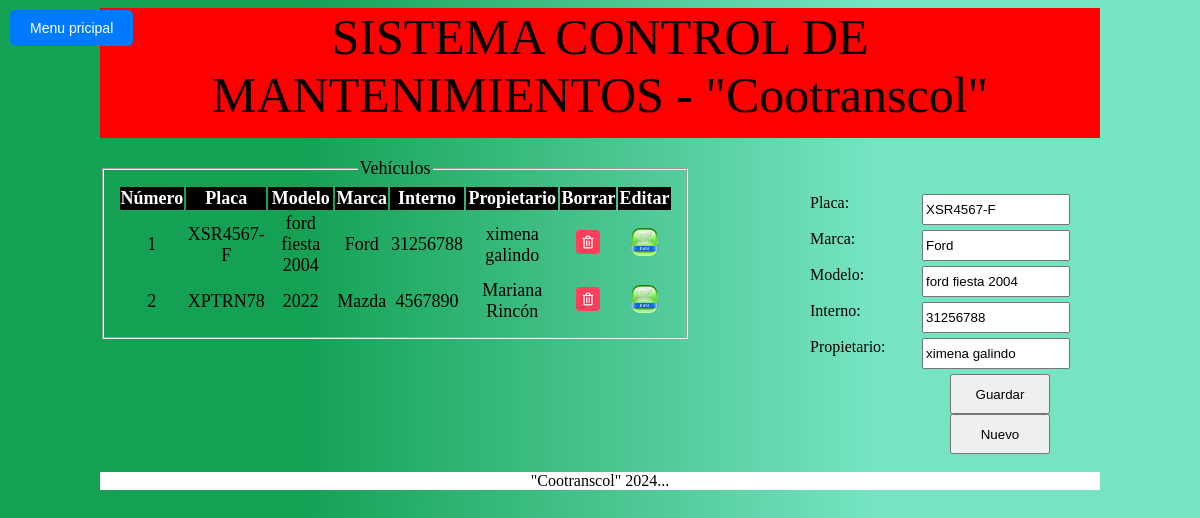
Page /php/RegistrarNuevoVehiculo/php/index.php?modificar=16 on the committed database.
### tables this page shows
CREATE TABLE `vehiculos` (
  `id` int(11) NOT NULL,
  `Placa` varchar(50) NOT NULL,
  `Modelo` varchar(50) NOT NULL,
  `Marca` varchar(50) NOT NULL,
  `Interno` varchar(50) NOT NULL,
  `Propietario` varchar(50) NOT NULL
);

### php/RegistrarNuevoVehiculo/php/Principal.php (called while the page is built, shortened)
<?php
include('./conexion.php');
include('./Vehiculo.php');
$vehiculo = new Vehiculo();
if ($_POST) {
    $placa = trim(isset($_POST['txtPlaca']) ? $_POST['txtPlaca'] : "");
    $modelo = trim(isset($_POST['txtModelo']) ? $_POST['txtModelo'] : "");
    $marca = trim(isset($_POST['txtMarca']) ? $_POST['txtMarca'] : "");
    $interno = trim(isset($_POST['txtInterno']) ? $_POST['txtInterno'] : "");
    $propietario = trim(isset($_POST['txtPropietario']) ? $_POST['txtPropietario'] : "");
    $id = $_POST['txtID'];
    $contador = 0;
    if (empty($placa)) {
        echo "<script>alert('Por favor ingrese la PLACA del vehículo');</script>";
        $contador++;
    }
    if (empty($modelo)) {
        echo "<script>alert('Por favor ingrese el MODELO del vehículo');</script>";
        $contador++;
    }
    if (empty($marca)) {
        echo "<script>alert('Por favor ingrese la MARCA del vehículo');</script>";
        $contador++;
    }
    if (empty($interno)) {
        echo "<script>alert('Por favor ingrese el NÚMERO INTERNO del vehículo');</script>";
        $contador++;
    }
    if (empty($propietario)) {
        echo "<script>alert('Por favor ingrese el nombre del PROPIETARIO del vehículo');</script>";
        $contador++;
    }
    if ($contador === 0) {
        $vehiculo->id = $id;
        $vehiculo->placa = $placa;
        $vehiculo->modelo = $modelo;
        $vehiculo->marca = $marca;
        $vehiculo->interno = $interno;
        $vehiculo->propietario = $propietario;
        $vehiculo->guardarDatos();
        echo "<script>
                alert('Datos registrados correctamente');
                document.addEventListener('DOMContentLoaded', () => {
                    document.querySelectorAll('input[type=\"text\"], input[type=\"hidden\"]').forEach(input => input.value = '');
                });
              </script>";
    }
} elseif (isset($_GET['borrar'])) {
    $id = $_GET['borrar'];
    $vehiculo->borrarDatos($id);
} elseif (isset($_GET['modificar'])) {
    $id = $_GET['modificar'];
    $vehiculo->cargarDatos($id);
}
?>

### php/RegistrarNuevoVehiculo/php/conexion.php (called while the page is built, shortened)
<?php
class Conexion {
    private static $instancia = null;
    private static $conexion = null;
    public static function obtenerConexion() {
        if (self::$instancia == null) {
            self::$instancia = new Conexion();
            self::$conexion = mysqli_connect(self::DB_HOST, self::DB_USER, self::DB_PASS, self::DB_NAME)
                or die("Problemas de conexión");
        }
        return self::$conexion;
    }
}
?>

### php/RegistrarNuevoVehiculo/php/index.php (the view, shortened to what this page needs)
<!DOCTYPE html>
<html>
    <head>
        <link type="text/css" rel="stylesheet" href="../css/index.css">
        <?php include('./Principal.php'); ?>
    </head>
    <body>
        <header>
            <a href="../../vistaprincipal.php" id="btnVolver">Menu pricipal</a>
            <div id="encabezado">
                SISTEMA CONTROL DE MANTENIMIENTOS - "Cootranscol"
            </div>
        </header>
        <selection>
            <div id="principal">
                <div id="form">
                <form action="index.php" method="POST" name="form">
                        <input type="hidden" name="txtID" id="txtID" value='<?php echo $vehiculo->id; ?>'/><br/><br/>
                        <label for="txtPlaca">Placa:</label>
                        <input type="text" name="txtPlaca" id="txtPlaca" value='<?php echo $vehiculo->placa; ?>' placeholder="Placa del vehículo">
                        <br/><br/>
                        <label for="txtMarca">Marca:</label>
                        <input type="text" name="txtMarca" id="txtMarca" value='<?php echo $vehiculo->marca; ?>' placeholder="Marca del vehículo">
                        <br/><br/>
                        <label for="txtModelo">Modelo:</label>
                        <input type="text" name="txtModelo" id="txtModelo" value='<?php echo $vehiculo->modelo; ?>' placeholder="Modelo del vehículo">
                        <br/><br/>
                        <label for="txtinterno">Interno:</label>
                        <input type="text" name="txtInterno" id="txtInterno" value='<?php echo $vehiculo->interno; ?>' placeholder="Número Interno">
                        <br/><br/>
                        <label for="txtPropietario">Propietario:</label>
                        <input type="text" name="txtPropietario" id="txtPropietario" value='<?php echo $vehiculo->propietario; ?>' placeholder="Propietario del vehículo">
                        <br/><br/>
                        <button type="submit"> Guardar </button>
                        <button onclick="window.location ='index.php'"> Nuevo </button>
                        <br/><br/>
                    </form>
                </div>
                <div id="tabla">
                    <fieldset>
                        <legend>Vehículos</legend>
                        <table id="tbDatos">
                            <thead>
                                <tr>
                                    <th>Número</th>
                                    <th>Placa</th>
                                    <th>Modelo</th>
                                    <th>Marca</th>
                                    <th>Interno</th>
                                    <th>Propietario</th>
                                    <th>Borrar</th>
                                    <th>Editar</th>
                                </tr>
                            </thead>
                            <tbody>
                                <?php $vehiculo->listarDatos(); ?>
                            </tbody>
                        </table>
                    </fieldset>
                </div>
            </div>
        </selection>
        <div id="footer">
            "Cootranscol" 2024...
        </div>
    </body>
</html>

### php/RegistrarNuevoVehiculo/php/Vehiculo.php (shortened to what this page needs)
<?php
class Vehiculo{
    public function __get($atributo){
        if(isset($this->$atributo)){
            return $this->$atributo;
        }else{
            echo "El atributo Ingresado No Existe";
        }
    }
    public function listarDatos(){
        $sql = "SELECT * FROM vehiculos";
        $datos = mysqli_query(Conexion::obtenerConexion(),$sql)
            or die ("Problemas al leer los datos");
        $contador = 1;
        while($fila = mysqli_fetch_assoc($datos)){
            echo<<<fila
                <tr>
                    <td>{$contador}</td>
                    <td>{$fila['Placa']}</td>
                    <td>{$fila['Modelo']}</td>
                    <td>{$fila['Marca']}</td>
                    <td>{$fila['Interno']}</td>
                    <td>{$fila['Propietario']}</td>
                    <td><a href = "index.php?borrar={$fila['id']}"><img src = "../img/Eliminar.png" /></a></td>
                    <td><a href = "index.php?modificar={$fila['id']}"><img src = "../img/Editar.png" /></a></td>
                </tr>
fila;
        $contador++;
        }
    }
    public function cargarDatos($id){
        $sql ="select * from vehiculos where id ={$id}";
        $datos = mysqli_query(Conexion::obtenerConexion(),$sql)
            or die ("Problemas al leer los datos");
        if(mysqli_num_rows($datos) > 0){
            $datos2 = mysqli_fetch_assoc($datos);
            $this->placa = $datos2['Placa'];
            $this->modelo = $datos2['Modelo'];
            $this->marca = $datos2['Marca'];
            $this->interno = $datos2['Interno'];
            $this->propietario = $datos2['Propietario'];
        }
    }
}
?>

### php/RegistrarNuevoVehiculo/css/index.css (style rules this page uses)
body { background: linear-gradient( 90deg, rgb(20, 161, 84) 25%, rgb(118, 228, 195) 73%) }
#encabezado { width:1000px; height:130px; background-color: red; margin:0 auto; text-align: center; font-size: 50px; }
#principal { width: 1000px; margin-top: 20px; height: auto; background-color: aqua; margin: 0 auto; }
#form { margin-top: 20px; float: right; width: 300px; height: auto; }
#form input { float: right; margin-right: 30px; width: 140px; height: 25px; }
#form label { float: left; margin-left: 10px; font-size: 18; }
#form button { height: 40px; width: 100px; margin-left: 150px; }
#tabla { float:left; margin-top: 20px; width: 590px; }
#tabla fieldset { text-align: center; font-size: 18px; }
#tabla table { width: 100%; }
#tabla thead { background-color: black; color: white; width: 100%; }
#footer { text-align: center; width: 1000px; margin: 0 auto; background-color: white; clear: both; }

### php/RegistrarNuevoVehiculo/php/index.php (style rules this page uses)
#btnVolver { position: absolute; top: 10px; left: 10px; padding: 10px 20px; background-color: #007bff; color: white; border: none; border-radius: 5px; text-decoration: none; font-size: 14px; font-family: Arial, sans-serif; cursor: pointer; }

### rows in the picture
vehiculos: txtPlaca "XSR4567-F", txtMarca "Ford", txtModelo "ford fiesta 2004", txtInterno "31256788", txtPropietario "ximena galindo", Placa "XSR4567-F", Modelo "ford fiesta 2004", Marca "Ford", Interno "31256788", Propietario "ximena galindo"
vehiculos: Placa "XPTRN78", Modelo "2022", Marca "Mazda", Interno "4567890", Propietario "Mariana Rincón"
